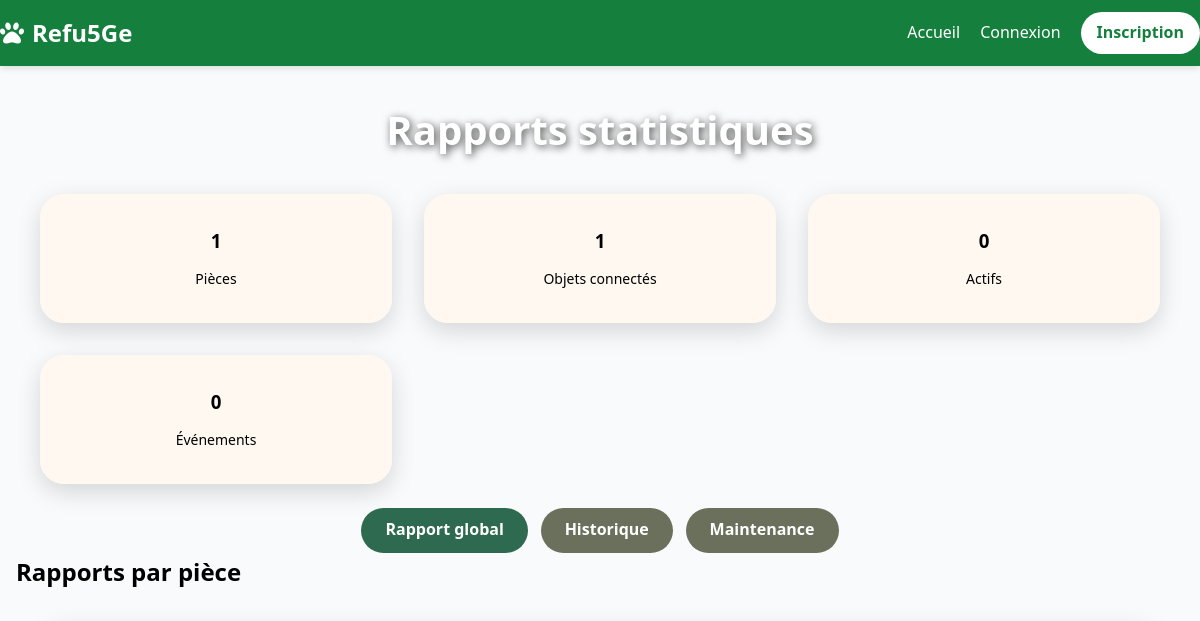
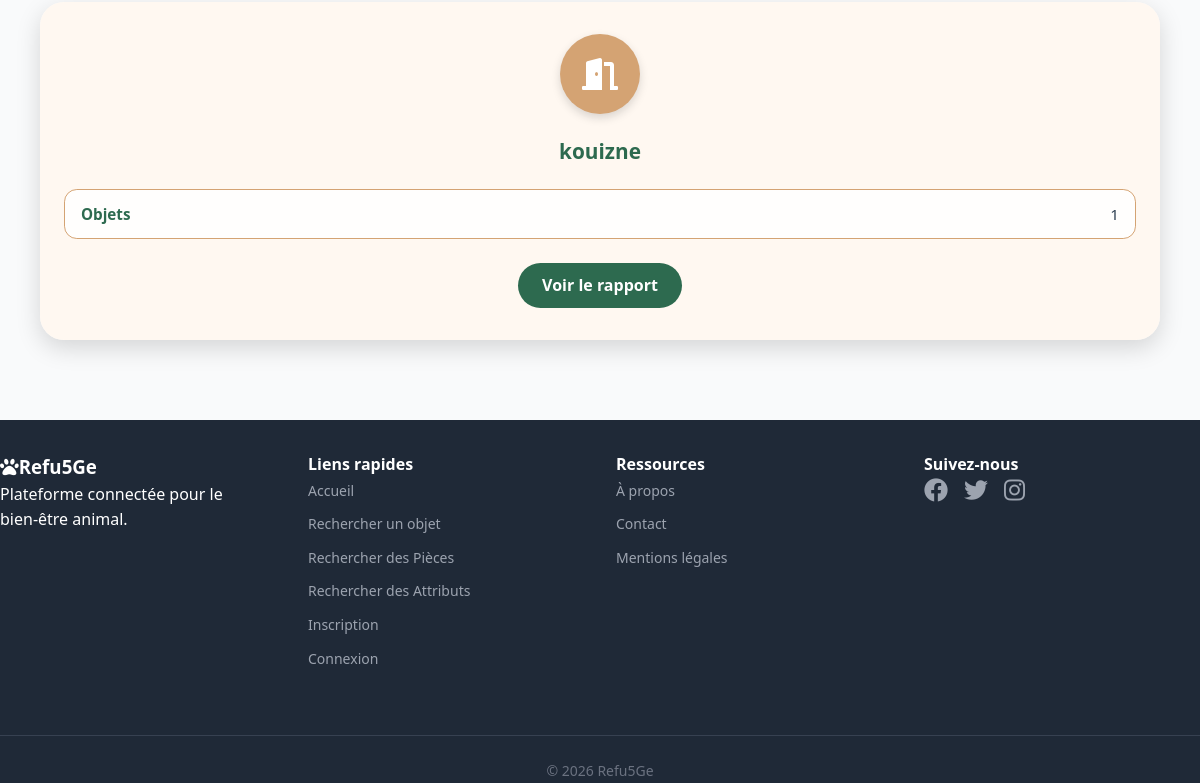
The app's page /rapports/, older data (2 pictures, top to bottom).
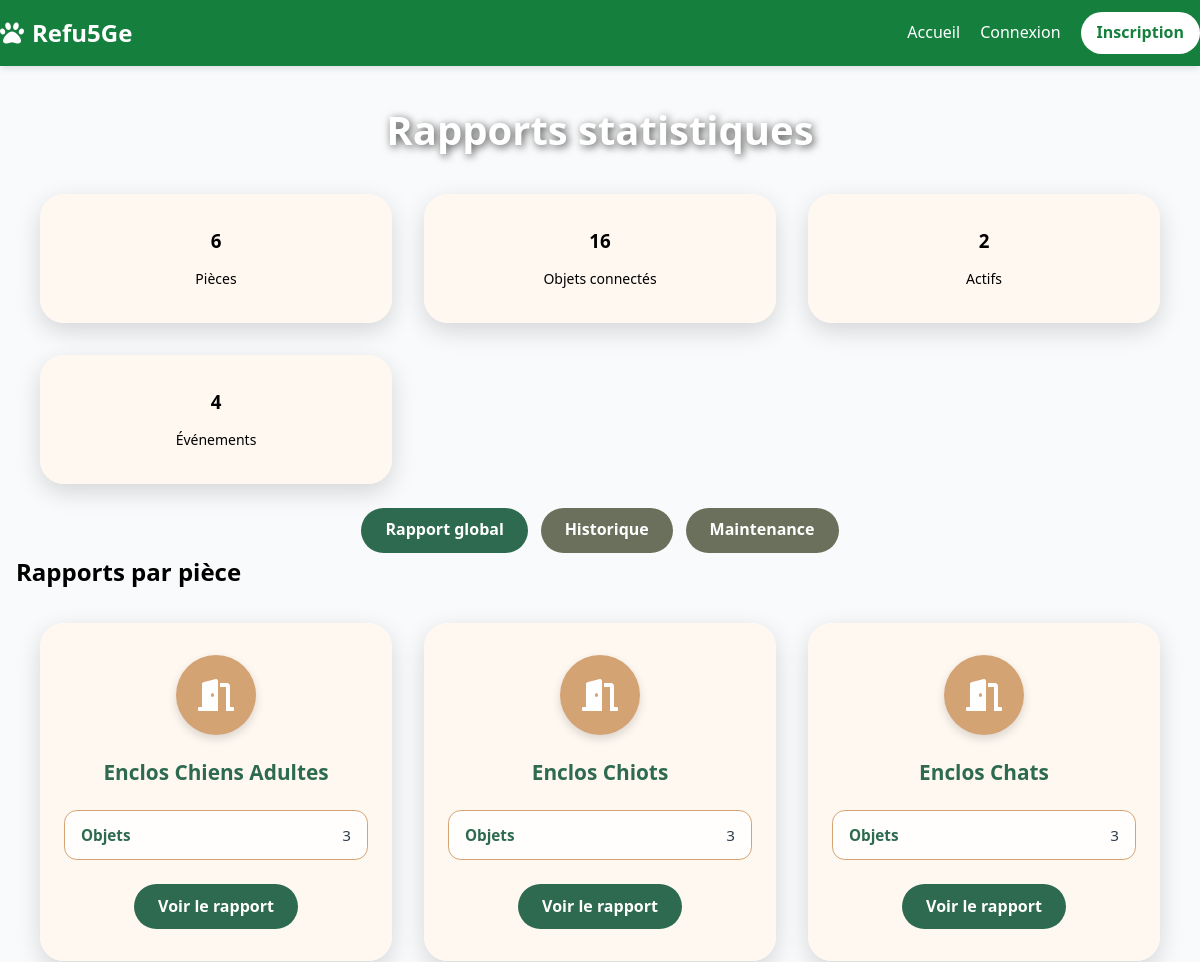
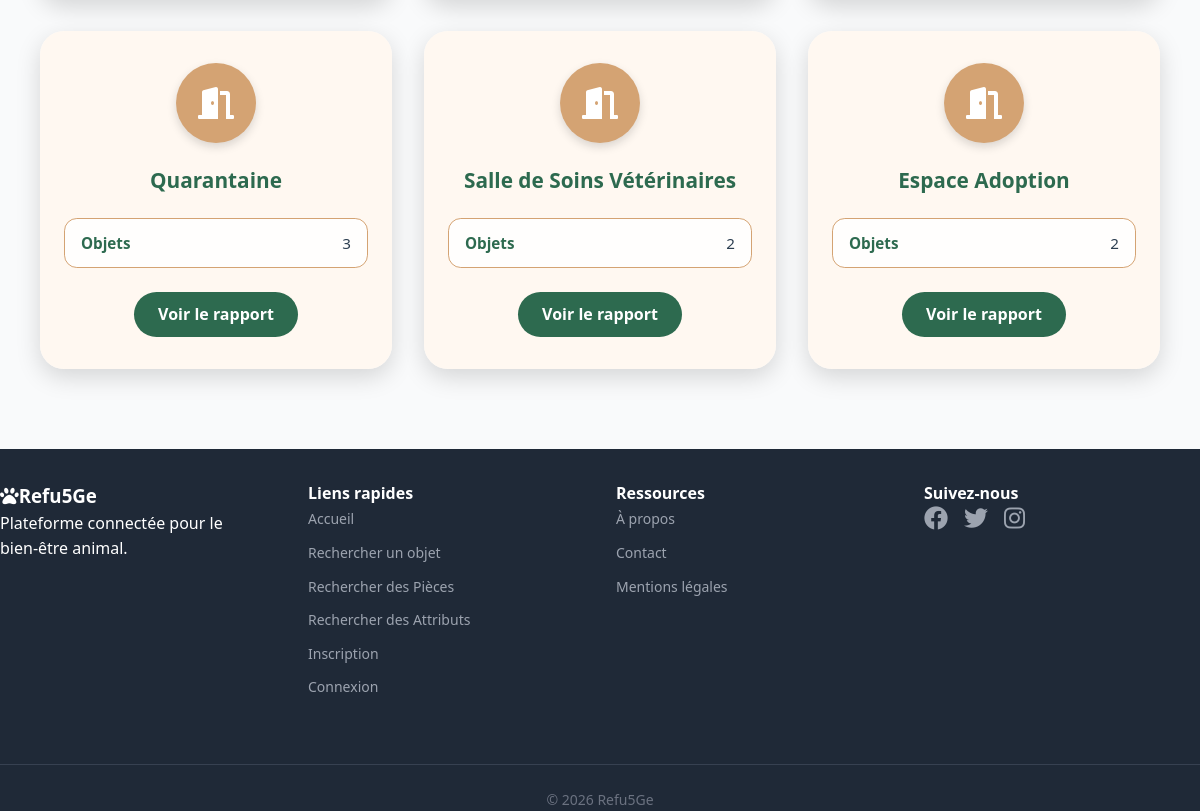
The same page, newer data (2 pictures, top to bottom).
### core/models.py (models this page shows, shortened)
class Room(models.Model):
    id = models.AutoField(primary_key=True)
    name = models.CharField(max_length=100, unique=True)

### rapports/views.py (the view)
# urls.py: path("", views.rapports_accueil, name="rapports_accueil"),
def rapports_accueil(request):
    rooms = Room.objects.annotate(nombre_objets=Count("devices"))
    total_rooms = Room.objects.count()
    total_devices = Device.objects.count()
    active_devices = Device.objects.filter(state=True).count()
    inactive_devices = Device.objects.filter(state=False).count()
    total_logs = DeviceLogActivation.objects.count()
    context = {
        "rooms": rooms,
        "total_rooms": total_rooms,
        "total_devices": total_devices,
        "active_devices": active_devices,
        "inactive_devices": inactive_devices,
        "total_logs": total_logs,
    }
    return render(request, "rapports/accueil.html", context)

### templates/rapports/accueil.html (shortened to what this page needs)
{% extends "base.html" %}
{% block body_class %}auth-page{% endblock %}
{% block content %}
<div class="auth-content">
    <div class="userlist-container">
        <h1 class="userlist-title">Rapports statistiques</h1>
        <div class="cards-grid mb-6">
            <div class="card text-center">
                <h3>{{ total_rooms }}</h3>
                <p class="text-sm text-gray-600">Pièces</p>
            </div>
            <div class="card text-center">
                <h3>{{ total_devices }}</h3>
                <p class="text-sm text-gray-600">Objets connectés</p>
            </div>
            <div class="card text-center">
                <h3>{{ active_devices }}</h3>
                <p class="text-sm text-gray-600">Actifs</p>
            </div>
            <div class="card text-center">
                <h3>{{ total_logs }}</h3>
                <p class="text-sm text-gray-600">Événements</p>
            </div>
        </div>
        <div class="btn-row">
            <a href="{% url 'rapport_global' %}" class="btn btn-primary">Rapport global</a>
            <a href="{% url 'rapports_historique' %}" class="btn btn-secondary">Historique</a>
            <a href="{% url 'rapports_maintenance' %}" class="btn btn-secondary">Maintenance</a>
        </div>
        <h2 class="text-xl font-semibold mt-6 mb-4">Rapports par pièce</h2>
        <div class="cards-grid">
            {% for room in rooms %}
                <div class="card">
                    <div class="avatar"><i class="fas fa-door-open"></i></div>
                    <h2>{{ room.name }}</h2>
                    <div class="info-row"><strong>Objets</strong><span>{{ room.nombre_objets }}</span></div>
                    <a href="{% url 'rapport_piece' room.id %}" class="btn btn-primary btn-sm mt-3">Voir le rapport</a>
                </div>
            {% empty %}
                <p class="aucun-resultat">Aucune pièce enregistrée.</p>
            {% endfor %}
        </div>
    </div>
</div>
{% endblock %}

### templates/base.html (shortened to what this page needs)
{% load static %}
<html lang="fr">
<head>
    <link rel="stylesheet" href="https://cdnjs.cloudflare.com/ajax/libs/font-awesome/6.0.0-beta3/css/all.min.css">
    <link rel="stylesheet" href="{% static 'css/styles.css' %}">
</head>
<body class="{% block body_class %}{% endblock %}">
    <header class="header-nav">
        <div class="container nav-inner">
            <a href="{% url 'core:home' %}" class="logo-link">
                <i class="fas fa-paw"></i><span>Refu5Ge</span>
            </a>
            <nav class="desktop-nav">
                <a href="{% url 'core:home' %}" class="nav-link">Accueil</a>
                {% if user.is_authenticated %}
                     <a href="{% url 'core:search_devices' %}" class="nav-link">Rechercher un objet</a>
                <a href="{% url 'core:search_rooms' %}" class="nav-link">Rechercher des Pièces</a>
                <a href="{% url 'core:search_attributes' %}" class="nav-link">Rechercher des Attributs</a>
                    <a href="{% url 'accounts:profile' user.id %}" class="nav-link">Profil</a>
                    <a href="{% url 'accounts:user_list' %}" class="nav-link">Membres</a>
                    {% if user.profile.level == 'advanced' or user.profile.level == 'manager' %}
                        <a href="{% url 'all_rooms' %}" class="nav-link">Gestion</a>
                        <a href="{% url 'rapports_accueil' %}" class="nav-link">Rapports</a>
                    {% endif %}
                    <form action="{% url 'accounts:logout' %}" method="post" class="nav-logout-form">
                        {% csrf_token %}
                        <button type="submit" class="nav-logout-btn">Déconnexion</button>
                    </form>
                {% else %}
                    <a href="{% url 'accounts:login' %}" class="nav-link">Connexion</a>
                    <a href="{% url 'accounts:register' %}" class="register-btn">Inscription</a>
                {% endif %}
            </nav>
        </div>
    </header>
    <main class="{% block main_class %}{% endblock %}">
        {% block content %}{% endblock %}
    </main>
    <footer class="footer-main">
        <div class="container footer-grid">
            <div>
                <h3><i class="fas fa-paw"></i>Refu5Ge</h3>
                <p>Plateforme connectée pour le bien‑être animal.</p>
            </div>
            <div>
                <h4>Liens rapides</h4>
                <ul class="footer-links">
                    <li><a href="{% url 'core:home' %}">Accueil</a></li>
                    <li><a href="{% url 'core:search_devices' %}">Rechercher un objet</a></li>
                    <li><a href="{% url 'core:search_rooms' %}" class="nav-link">Rechercher des Pièces</a></li>
                    <li><a href="{% url 'core:search_attributes' %}" class="nav-link">Rechercher des Attributs</a></li>
                    <li><a href="{% url 'accounts:register' %}">Inscription</a></li>
                    <li><a href="{% url 'accounts:login' %}">Connexion</a></li>
                </ul>
            </div>
            <div>
                <h4>Ressources</h4>
                <ul class="footer-links">
                    <li><a href="#">À propos</a></li>
                    <li><a href="#">Contact</a></li>
                    <li><a href="#">Mentions légales</a></li>
                </ul>
            </div>
            <div>
                <h4>Suivez‑nous</h4>
                <div class="social-icons">
                    <a href="#"><i class="fab fa-facebook"></i></a>
                    <a href="#"><i class="fab fa-twitter"></i></a>
                    <a href="#"><i class="fab fa-instagram"></i></a>
                </div>
            </div>
        </div>
        <div class="footer-bottom">
            <p>&copy; 2026 Refu5Ge</p>
        </div>
    </footer>
</body>
</html>

Row changes from the older to the newer data that the page shows:
changed Room: name "kouizne" → "Enclos Chiens Adultes"; nombre_objets "1" → "3"
added Room: name "Enclos Chiots", nombre_objets "3"
added Room: name "Enclos Chats", nombre_objets "3"
added Room: name "Quarantaine", nombre_objets "3"
added Room: name "Salle de Soins Vétérinaires", nombre_objets "2"
added Room: name "Espace Adoption", nombre_objets "2"
Text that changed along with them:
{{ total_rooms }}: "1" → "6"
{{ total_devices }}: "1" → "16"
{{ active_devices }}: "0" → "2"
{{ total_logs }}: "0" → "4"
